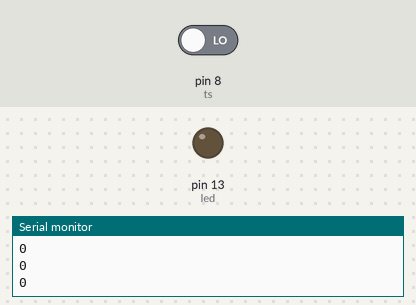
Simulated run of this sketch. Board: Arduino Uno, built with avr-gcc and run on an emulated ATmega328P. Parts: output pins drawn as LEDs (lit = HIGH), the last lines printed to the serial monitor. Dashed ring = blinking. Inputs (shaded band) come from the test bench; at power-on: pin 8 (ts) LOW.

Above: at 1.2 s.
1.3 s: pin 8 (ts) driven HIGH
At 1.46 s:
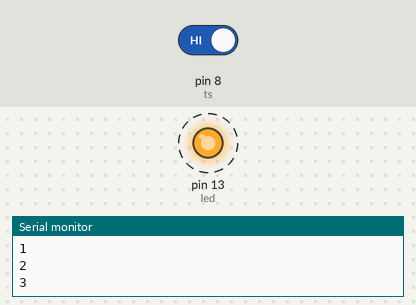
4.3 s: pin 8 (ts) driven LOW
At 5.0 s:
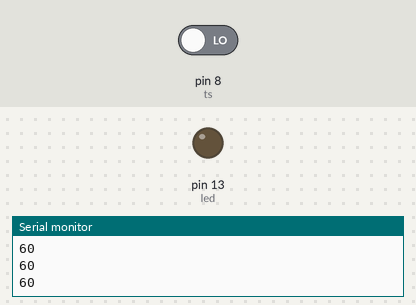
Timing chart, 0 to 7.3 s (numbered marks = the images above; inputs shaded):
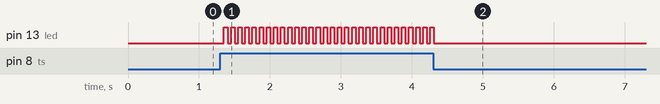

Measured:
- after the input at 1.3 s, pin 13 (led): alternates HIGH for 0.05 s and LOW for 0.05 s, starting after 0.05 s
- after the input at 4.3 s, pin 13 (led): goes on until 4.3 s, then stays LOW

The sketch:

Touch_Sensor_Counter.ino
```cpp
int ts=8;
int y=0;
int led=13;
void setup()
{
 pinMode(ts,INPUT);
 pinMode(led,OUTPUT);
 Serial.begin(9600);

}
void loop()
{
  int x=digitalRead(ts);
  delay(50);
  if(x==1)
  {
    y++;
  }
 Serial.println(y);
  if(y%2 == 0)
 {
  digitalWrite(led,LOW);
 }
 else if(y%2 != 0)
 {
  digitalWrite(led,HIGH);
 }}
```
